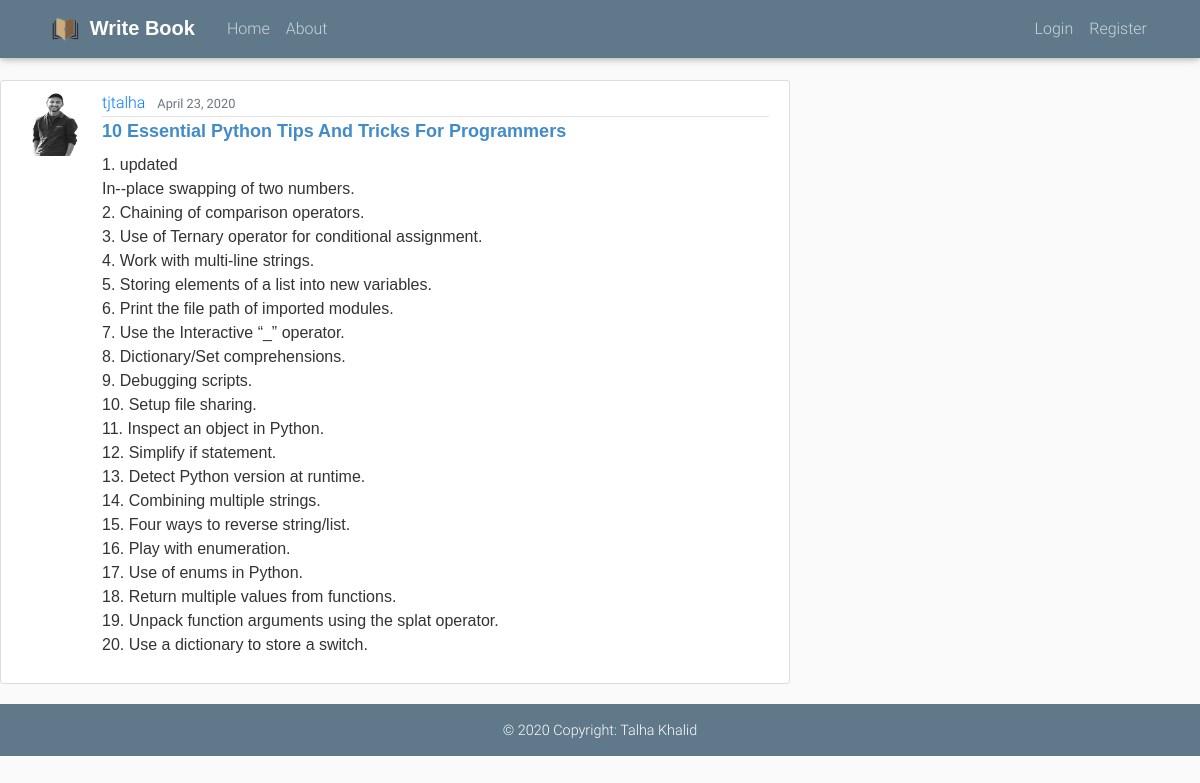
Page /post/9 on the committed database.
### blog/models.py (models this page shows, shortened)
class Post(models.Model):
    title = models.CharField(max_length=100)
    content = models.TextField()
    date_posted = models.DateTimeField(default=timezone.now)
    author = models.ForeignKey(User, on_delete=models.CASCADE)

### users/models.py (models this page shows, shortened)
class Profile(models.Model):
    user = models.OneToOneField(User, on_delete=models.CASCADE)
    image = models.ImageField(default='default.png', upload_to='profile_pics')

### blog/views.py (the view)
# urls.py: path('post/<int:pk>', PostDetailView.as_view(), name='post-detail'),
class PostDetailView(DetailView):
    model = Post

### templates/blog/post_detail.html (shortened to what this page needs)
{% extends 'base.html' %}
{% load static %}
{% block content %}
    <div class="row">
    <div class="col-md-8">
    <article class="media content-section">
    <img class='rounded-cirle article-img' src="{{ object.author.profile.image.url }}">
    <div class="media-body">
        <div class="article-metadata">
        <a class="mr-2" href="{% url 'user-posts' object.author.username %}">{{ object.author }}</a>
        <small class="text-muted">{{ object.date_posted |date:"F d, Y" }}</small>
        </div>
        <h2 class="article-title">{{ object.title }}</h2>
        <p class="article-content">{{ object.content }}</p>
    </div>
    </article>
    </div>
    </div>
{% endblock %}

### main/static/css/main.css (style rules this page uses)
body { background: #fafafa; color: #333333; margin-top: 5rem; }
h1, h2, h3, h4, h5, h6 { color: #444444; }
.content-section { background: #ffffff; padding: 10px 20px; border: 1px solid #dddddd; border-radius: 3px; margin-bottom: 20px; }
.article-title { color: #444444; }
.article-content { white-space: pre-line; }
.article-img { height: 65px; width: 65px; margin-right: 16px; }
.article-metadata { padding-bottom: 1px; margin-bottom: 4px; border-bottom: 1px solid #e3e3e3 }

### rows in the picture
Post: author.profile.image (picture), author "tjtalha", date_posted "April 23, 2020", title "10 Essential Python Tips And Tricks For Programmers", content "1. updated In--place swapping of two numbers. 2. Chaining of comparison operators. 3. Use of Ternary operator for conditional assignment. 4. Work with multi-line strings. 5. Storing elements of a list into new variables. 6. Print the file path of imported modules. 7. Use the Interactive “_” operator. 8. Dictionary/Set comprehensions. 9. Debugging scripts. 10. Setup file sharing. 11. Inspect an object in Python. 12. Simplify if statement. 13. Detect Python version at runtime. 14. Combining multiple strings. 15. Four ways to reverse string/list. 16. Play with enumeration. 17. Use of enums in Python. 18. Return multiple values from functions. 19. Unpack function arguments using the splat…"
